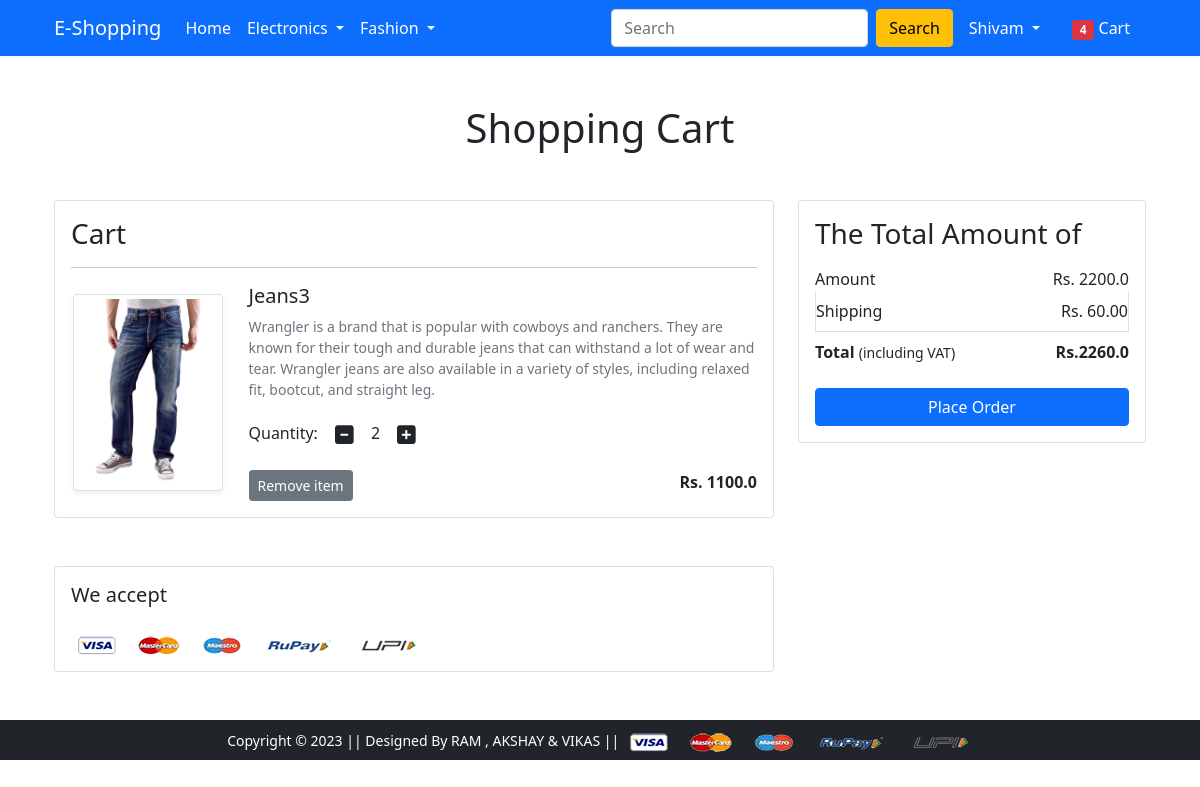
The page /cart/ (signed in) on the database its author committed.
### app/models.py (models this page shows, shortened)
class Cart(models.Model):
   user = models.ForeignKey(User, on_delete=models.CASCADE)
   product = models.ForeignKey(Product, on_delete=models.CASCADE)
   quantity = models.PositiveIntegerField (default=1)

class Product(models.Model):
   title = models.CharField(max_length=100)
   selling_price = models.FloatField()
   discounted_price = models.FloatField()
   description = models.TextField()
   brand = models.CharField(max_length=100)
   category  = models.CharField ( choices= CATEGORY_CHOICES ,max_length=2)
   product_image = models.ImageField(upload_to='productimg')

### app/views.py (the view)
# urls.py: path('cart/', views.show_cart, name='showcart'),
@login_required
def show_cart(request):
 if request.user.is_authenticated:
  user=request.user
  cart=Cart.objects.filter(user=user)
  amount=00.00
  shipping_amount=60.00
  totalamount=00.00
  cart_product=[p for p in Cart.objects.all() if p.user==user]
  if cart_product:
   for p in cart_product:
    tempamount=(p.quantity*p.product.discounted_price)
    amount+= tempamount
    totalamount=amount+shipping_amount
   return render(request, 'app/addtocart.html',{'carts':cart,'totalamount':totalamount,'amount':amount})
  else:
   return render(request, 'app/emptycart.html',)

### app/templates/app/addtocart.html (shortened to what this page needs)
{% extends 'app/base.html' %}
{% load static %}
{% block main-content %}
<div class="container my-5">
 <div class="row">
  <h1 class="text-center mb-5">Shopping Cart</h1>
  <div class="col-sm-8">
  <div class="card">
   <div class="card-body">
    <h3>Cart</h3>
    {% for cart in carts %}
    <hr>
    <div class="row">
     <div class="col-sm-3 text-center align-self-center"><img src="{{cart.product.product_image.url}}" alt="" srcset="" class="img-fluid img-thumbnail shadow-sm" height="150" width="150"> </div>
     <div class="col-sm-9">
      <div>
       <h5>{{cart.product.title}}</h5>
       <p class="mb-2 text-muted small">{{cart.product.description}}</p>
       <div class="my-3">
        <label for="quantity">Quantity:</label>
        <a class="minus-cart btn" pid="{{cart.product.id}}"><i class="fas fa-minus-square fa-lg"></i></a>
          <span id="quantity">{{cart.quantity}}</span>
        <a class="plus-cart btn" pid="{{cart.product.id}}"><i class="fas fa-plus-square fa-lg"></i></a>
       </div>
       <div class="d-flex justify-content-between">
        <a href="#" class="btn btn-sm btn-secondary mr-3 remove-cart" pid="{{cart.product.id}}">Remove item </a>
        <p class="mb-0"><span><strong>Rs. {{cart.product.discounted_price}}</strong></span></p>
       </div>
      </div>
     </div>
    </div>
    {% endfor %}
   </div>
   </div>
  </div>
  <div class="col-sm-4">
   <div class="card">
    <div class="card-body">
      <h3>The Total Amount of</h3>
      <ul class="list-group">
       <li class="list-group-item d-flex justify-content-between align-items-center border-0 px-0 pb-0">Amount<span>Rs. <span id ="amount">{{amount}}</span></span></li>
       <li class="list-group-item d-flex justify-content-between align-items-center px-0">Shipping<span>Rs. 60.00</span></li>
       <li class="list-group-item d-flex justify-content-between align-items-center border-0 px-0 mb-3">
        <div>
           <strong>Total</strong> <small>(including VAT)</small>
         </div>
         <span><strong>Rs.<strong id="totalamount">{{totalamount}}</strong> </strong></span>
       </li>
      </ul>
      <div class="d-grid"><a href="{% url 'checkout' %}" class="btn btn-primary">Place Order</a></div>
    </div>
   </div>
  </div>
 </div>
</div>
<div class="container">
 <div class="row">
  <div class="col-sm-8">
   <div class="card">
    <div class="card-body">
      <h5 class="mb-4">We accept</h5>
      <img src="{% static 'app/images/payment.png' %}" alt="" class="img-fluid">
    </div>
  </div>
  </div>
 </div>
</div>
{% endblock main-content %}

### app/templates/app/base.html (shortened to what this page needs)
<!doctype html>
{% load static %}
<html lang="en">
  <head>
    <link rel="stylesheet" href="https://cdnjs.cloudflare.com/ajax/libs/font-awesome/4.7.0/css/font-awesome.min.css">
    <link href="https://cdn.jsdelivr.net/npm/bootstrap@5.3.0-alpha1/dist/css/bootstrap.min.css" rel="stylesheet">
    <link rel="stylesheet" href="https://cdnjs.cloudflare.com/ajax/libs/font-awesome/4.7.0/css/font-awesome.min.css">
    <link href="https://cdn.jsdelivr.net/npm/bootstrap@5.0.0-beta1/dist/css/bootstrap.min.css" rel="stylesheet">
    <link rel="stylesheet" href="{% static 'app/css/owl.carousel.min.css' %}">
    <link rel="stylesheet" href="{% static 'app/css/all.min.css' %}">
    <link rel="stylesheet" href="https://cdnjs.cloudflare.com/ajax/libs/font-awesome/4.7.0/css/font-awesome.min.css">
    <link rel="stylesheet" href="{% static 'app/css/style.css' %}">
    <link rel="stylesheet" href="{% static 'app/css/custom.css' %}">
    <link rel="stylesheet" href="https://cdnjs.cloudflare.com/ajax/libs/font-awesome/4.7.0/css/font-awesome.min.css">
  </head>
  <body>
    <nav class="navbar navbar-expand-lg navbar-dark bg-primary">
     <div class="container">
       <a class="navbar-brand" href="/">E-Shopping</a>
       <div class="collapse navbar-collapse" id="navbarSupportedContent">
         <ul class="navbar-nav me-auto mb-2 mb-lg-0">
           <li class="nav-item">
             <a class="nav-link active" aria-current="page" href="/">Home</a>
           </li>
           <li class="nav-item dropdown">
             <a class="nav-link dropdown-toggle text-white" href="#" id="electronicsDropdown" role="button" data-bs-toggle="dropdown" aria-expanded="false">
               Electronics
             </a>
           </li>
           <li class="nav-item dropdown">
             <a class="nav-link dropdown-toggle text-white" href="#" id="fashionDropdown" role="button" data-bs-toggle="dropdown" aria-expanded="false">
               Fashion
             </a>
           </li>
         </ul>
          <form  method="get" action="{% url 'search' %}"class="d-flex">
           <input class="form-control me-2" type="search"  name="query" placeholder="Search" aria-label="Search">
           <button class="btn btn-warning" type="submit">Search</button>
          </form>
         <div>
          <ul class="navbar-nav me-auto mb-2 mb-lg-0">
          {% if request.user.is_authenticated %}
           <li class="nav-item dropdown mx-2">
              <a class="nav-link dropdown-toggle text-white" href="#" id="profileDropdown" role="button" data-bs-toggle="dropdown" aria-expanded="false">
                {{request.user.username |capfirst}}
              </a>
            </li>
            <li class="nav-item mx-2">
             <a href="{% url 'showcart' %}" class="nav-link text-white"><span class="badge bg-danger">4</span> Cart </a>
            </li>
          {% endif %}
          </ul>
         </div>
       </div>
     </div>
    </nav>
    {% block main-content %} {% endblock main-content %}
    <footer class="container-fluid bg-dark text-center p-2 mt-5">
        <small class="text-white">Copyright &copy; 2023 || Designed By RAM , AKSHAY & VIKAS || </small>
        <img src="{% static 'app/images/payment.png' %}" alt="" srcset="" class="img-fluid" height="2px">
    </footer>
  </body>
</html>

### rows shown on the page
Cart: product.product_image (picture), product "Jeans3", product.description "Wrangler is a brand that is popular with cowboys and ranchers. They are known for their tough and durable jeans that can withstand a lot of wear and tear. Wrangler jeans are also available in a variety of styles, including relaxed fit, bootcut, and straight leg.", quantity "2", product.discounted_price "1100.0"

### other values the page prints
{{ request.user.username |capfirst }} "Shivam"
{{ amount }} "2200.0"
{{ totalamount }} "2260.0"
